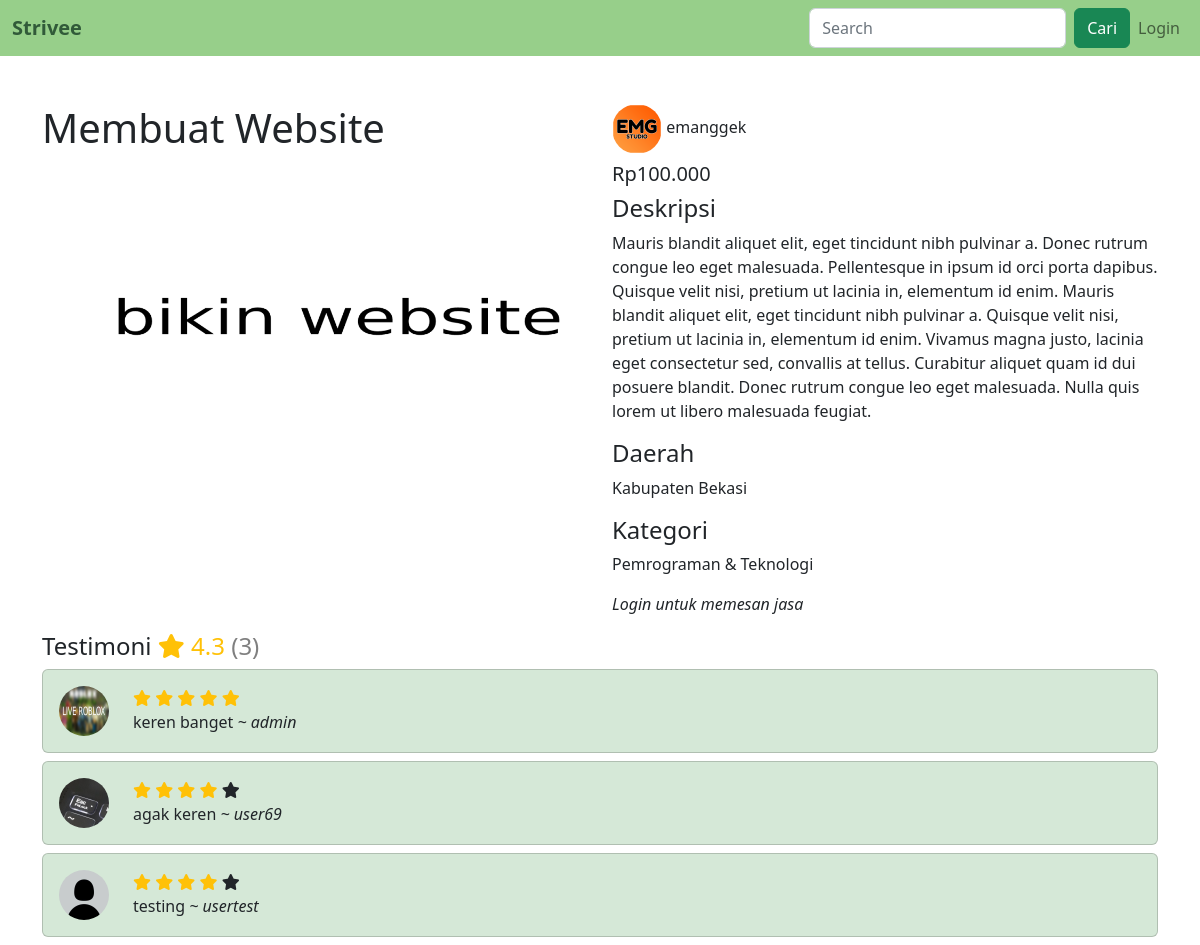
/jasa.php?id=3, run on the app's committed database.
### tables this page shows
CREATE TABLE `products` (
  `id` int(11) NOT NULL,
  `owner` int(11) NOT NULL,
  `name` varchar(20) NOT NULL,
  `category` int(11) NOT NULL,
  `price` int(11) NOT NULL,
  `description` text NOT NULL,
  `image` text NOT NULL,
  `city_id` int(11) NOT NULL,
  `city` varchar(50) NOT NULL,
  `online` tinyint(1) NOT NULL,
  `rating` int(11) NOT NULL,
  `rating_count` int(11) NOT NULL
);

CREATE TABLE `users` (
  `id` int(11) NOT NULL,
  `admin` tinyint(1) NOT NULL,
  `username` varchar(20) NOT NULL,
  `password` varchar(100) NOT NULL,
  `email` varchar(20) NOT NULL,
  `name` varchar(20) NOT NULL,
  `gender` tinyint(1) NOT NULL,
  `address` text NOT NULL,
  `phone` varchar(12) NOT NULL,
  `image` text NOT NULL,
  `city_id` int(11) NOT NULL,
  `city` varchar(50) NOT NULL
);

CREATE TABLE `ratings` (
  `id` int(11) NOT NULL,
  `product` int(11) NOT NULL,
  `author` int(11) NOT NULL,
  `rating` int(1) NOT NULL,
  `message` varchar(100) NOT NULL
);

### functions.php (called while the page is built, shortened)
<?php
function money($number)
{
    return "Rp" . number_format($number, 0, ".", ".");
}
function conn()
{
    return mysqli_connect("localhost", "root", "", "ecommerce");
}
function query($query)
{
    $conn = conn();
    $result = mysqli_query($conn, $query);
    $rows = [];
    while ($row = mysqli_fetch_assoc($result)) {
        $rows[] = $row;
    }
    return $rows;
}
function getUserById($userId)
{
    $user = query("SELECT * FROM `users` WHERE `id`=$userId");
    return $user[0];
}
function getCategories()
{
    return [
        "Desain & Grafis",
        "Musik & Suara",
        "Video & Animasi",
        "Pemrograman & Teknologi",
        "Sekolah & Pendidikan",
        "Media Sosial",
        "Alat Elektronik",
        "Gaming",
        "Pekerjaan Rumah",
        "Hiburan",
        "Lainnya"
    ];
}
function getProductById($productId)
{
    $product = query("SELECT * FROM `products` WHERE `id`=$productId");
    return $product[0];
}
function getRatingsByProductId($productId, $start = 0)
{
    return query("SELECT * FROM `ratings` WHERE `product`=$productId LIMIT $start, 10");
}

### jasa.php (the view, shortened to what this page needs)
<?php
require "functions.php";
$product = getProductById($_GET["id"]);
$user = isset($_SESSION["userId"]) ? getUserById($_SESSION["userId"]) : null;
$owner = getUserById($product["owner"]);
$ratings = getRatingsByProductId($product["id"]);
require "template/start.php";
?>
<div class="row">
    <div class="col-lg">
        <h1><?= $product["name"] ?></h1>
        <img src="<?= $product["image"] ?>" class="mt-2 w-100">
    </div>
    <div class="col-lg mt-5 mt-lg-0">
        <img src="<?= $owner["image"] ?>" class="rounded-circle" width="50">
        <span><?= $owner["username"] ?></span>
        <h5 class="mt-2"><?= money($product["price"]) ?></h5>
        <h4 class="mt-2">Deskripsi</h4>
        <?php foreach (explode("\n", $product["description"]) as $line) echo "<p>$line</p>" ?>
        <h4>Daerah</h4>
        <p id="city"><?= $owner["city"] ?></p>
        <h4>Kategori</h4>
        <p><?= getCategories()[$product["category"]] ?></p>
        <?php if (isset($user)) : ?>
            <?php if ($owner["id"] !== $user["id"]) : ?>
                <button type="button" class="btn btn-success" data-bs-toggle="modal" data-bs-target="#modal">
                    Pesan Jasa
                </button>
            <?php endif ?>
            <?php if ($owner["id"] === $user["id"]) : ?>
                <button type="button" class="btn btn-danger" data-bs-toggle="modal" data-bs-target="#delete-modal">
                    Hapus Jasa
                </button>
            <?php endif ?>
        <?php else : ?>
            <span class="fst-italic fw-light">Login untuk memesan jasa</span>
        <?php endif ?>
    </div>
</div>
<h4 class="mt-3">
    Testimoni
    <span class="text-warning"><i class="fa fa-star"></i> <?= $product["rating"] > 0 ? round($product["rating"] / $product["rating_count"], 1) : "0" ?></span>
    <span class="text-black-50">(<?= $product["rating_count"] ?>)</span>
</h4>
<?php foreach ($ratings as $rating) : ?>
    <?php
    $author = getUserById($rating["author"]);
    ?>
    <div class="card mb-2">
        <div class="card-body">
            <div class="row">
                <div class="col-auto"><img src="<?= $author["image"] ?>" class="rounded-circle" width="50"></div>
                <div class="col">
                    <span class="fa fa-star<?= $rating["rating"] >= 1 ? " text-warning" : "" ?>"></span>
                    <span class="fa fa-star<?= $rating["rating"] >= 2 ? " text-warning" : "" ?>"></span>
                    <span class="fa fa-star<?= $rating["rating"] >= 3 ? " text-warning" : "" ?>"></span>
                    <span class="fa fa-star<?= $rating["rating"] >= 4 ? " text-warning" : "" ?>"></span>
                    <span class="fa fa-star<?= $rating["rating"] >= 5 ? " text-warning" : "" ?>"></span>
                    <br>
                    <span><?= $rating["message"] ?></span>
                    <span class="fst-italic fw-light">~ <?= $author["username"] ?></span>
                </div>
            </div>
        </div>
    </div>
<?php endforeach ?>
<?php require "template/end.php" ?>

### css/style.css (style rules this page uses)
.card, .modal-content, .bg { background-color: #d5e8d7; }

### data on the page
products: name "Membuat Website", image (picture), price "Rp100.000", description "Mauris blandit aliquet elit, eget tincidunt nibh pulvinar a. Donec rutrum congue leo eget malesuada. Pellentesque in ipsum id orci porta dapibus. Quisque velit nisi, pretium ut lacinia in, elementum id enim. Mauris blandit aliquet elit, eget tincidunt nibh pulvinar a. Quisque velit nisi, pretium ut lacinia in, elementum id enim. Vivamus magna justo, lacinia eget consectetur sed, convallis at tellus. Curabitur aliquet quam id dui posuere blandit. Donec rutrum congue leo eget malesuada. Nulla quis lorem ut libero malesuada feugiat.", category "Pemrograman & Teknologi", $product["rating"] / $product["rating_count"] "4.3", rating_count "3"
users: image (picture), username "emanggek", city "Kabupaten Bekasi"
ratings: users.image (picture), rating 5 (drawn), message "keren banget", users.username "admin"
ratings: users.image (picture), rating 4 (drawn), message "agak keren", users.username "user69"
ratings: users.image (picture), rating 4 (drawn), message "testing", users.username "usertest"
